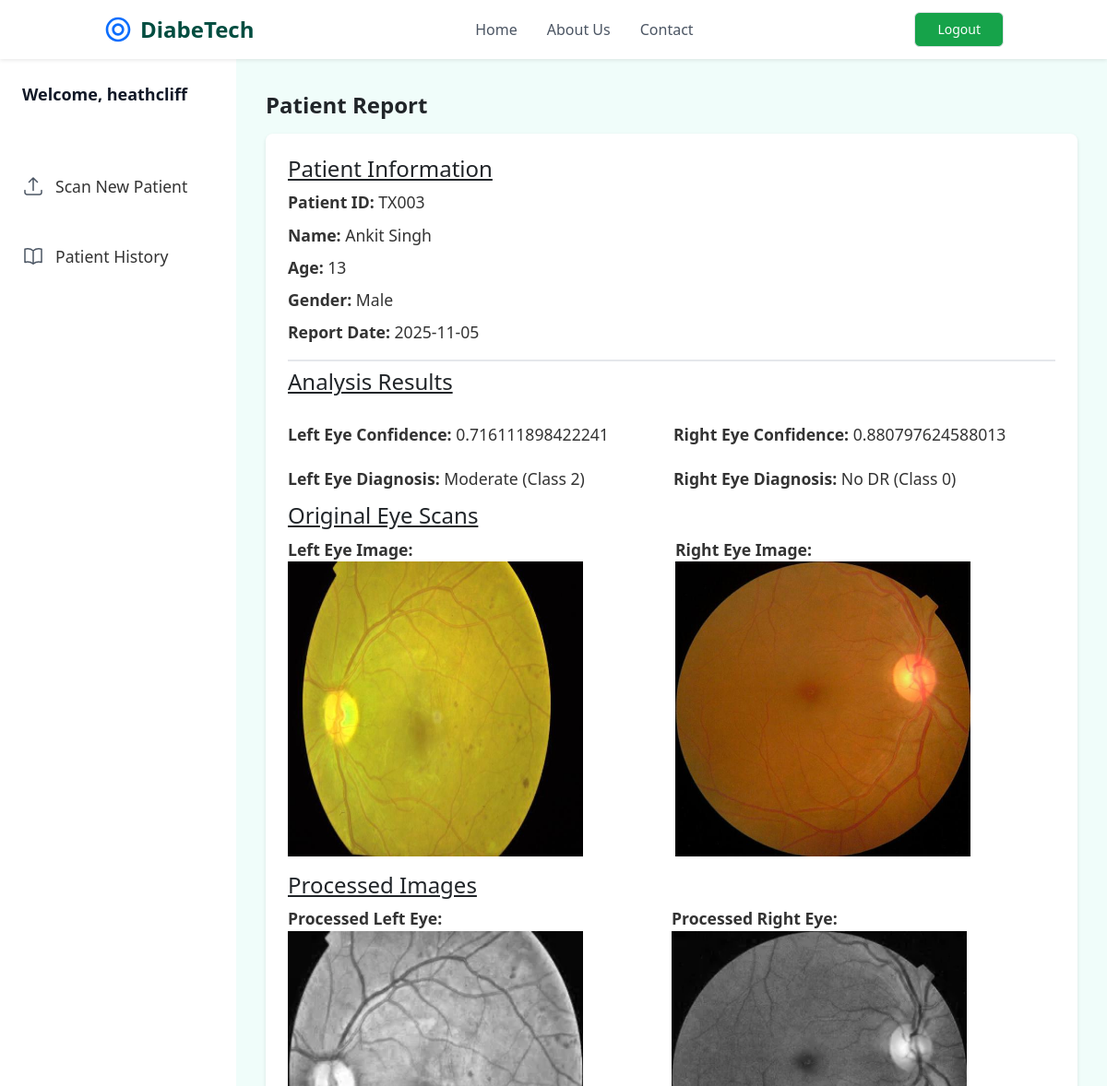
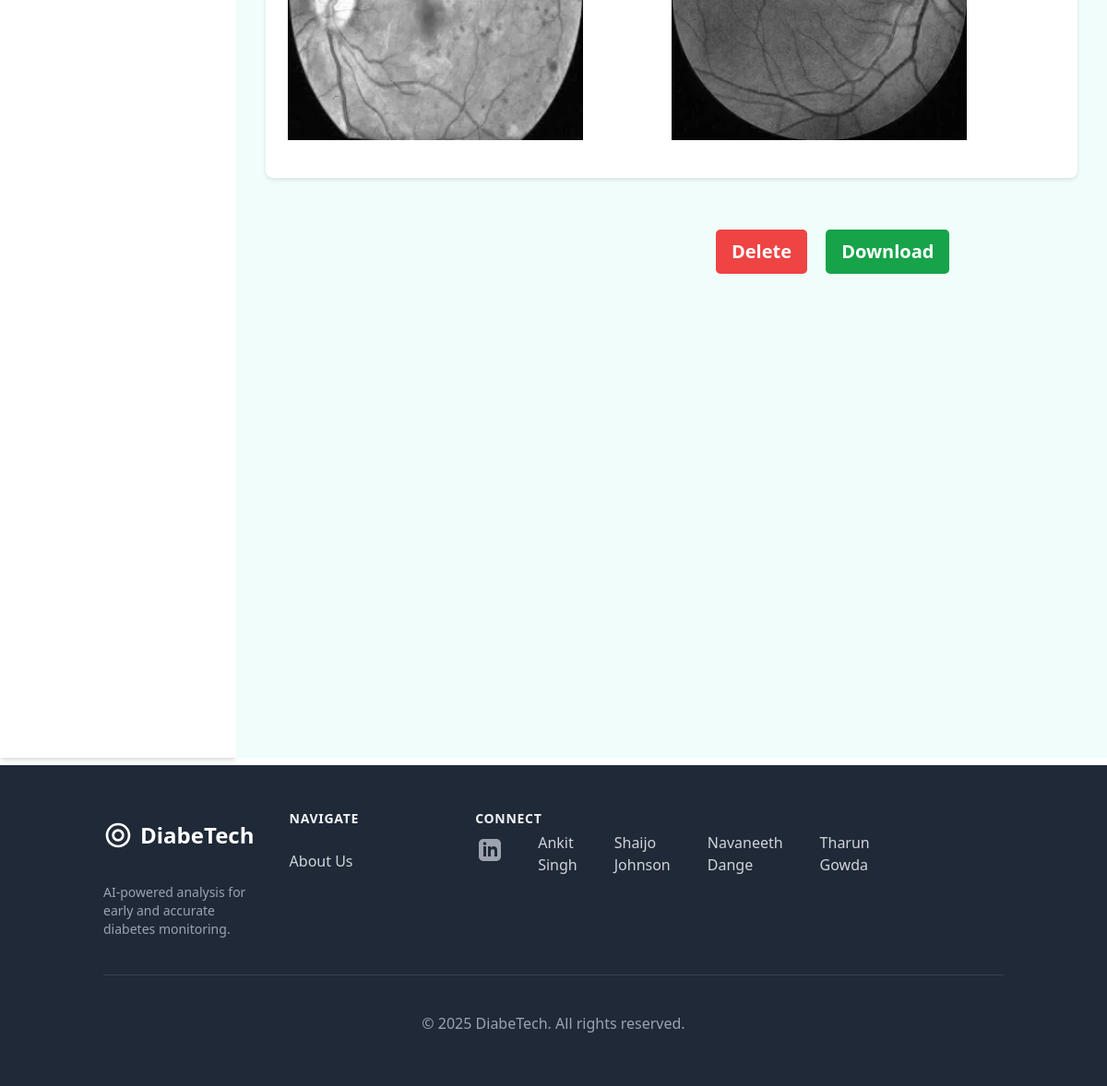
The page /patient-report/TX003 (signed in) on the database its author committed (2 pictures, top to bottom).
### retinopathy/modules.py (models this page shows, shortened)
class User(db.Model, UserMixin):
    id = db.Column(db.Integer, primary_key = True)
    username = db.Column(db.String(20), unique = True, nullable = False)
    email = db.Column(db.String(120), unique = True, nullable = False)
    password = db.Column(db.String(60), nullable = False)
    patients = db.relationship('Patient', backref = 'doctor', lazy = True)

class Patient(db.Model):
    patient_id = db.Column(db.String(20), unique = True, nullable = False, primary_key = True)
    name = db.Column(db.String(100), nullable = False)
    age = db.Column(db.Integer, nullable = False)
    sex = db.Column(db.String(10), nullable = False)
    RightEye_image_file = db.Column(db.String(100), nullable = False, default = 'default.jpg')
    LeftEye_image_file = db.Column(db.String(100), nullable = False, default = 'default.jpg')
    RightEye_diagnosis = db.Column(db.String(200), nullable = False)
    LeftEye_diagnosis = db.Column(db.String(200), nullable = False)
    date_uploaded = db.Column(db.DateTime, nullable = False, default = datetime.utcnow)
    user_id = db.Column(db.Integer, db.ForeignKey('user.id'), nullable = False)
    processed_RightEye_image_file = db.Column(db.String(100), nullable = True)
    processed_LeftEye_image_file = db.Column(db.String(100), nullable = True)
    RightEye_prediction = db.Column(db.Integer, nullable = True)
    LeftEye_prediction = db.Column(db.Integer, nullable = True)

### retinopathy/routes.py (the view)
@app.route('/patient-report/<patient_id>')
@login_required
def patient_report(patient_id):
	patient = Patient.query.get_or_404(patient_id)
	return render_template('patientreport.html', patient=patient, patient_id=patient_id)

### retinopathy/modules.py (called while the page is built)
@login_manager.user_loader
def load_user(user_id):
    return User.query.get(int(user_id))

### retinopathy/templates/patientreport.html (shortened to what this page needs)
{% extends "layout.html" %}
{% block content %}
<div class="flex h-screen" style="height: calc(250vh - 64px);">
            <aside class="w-64 bg-white shadow-md hidden md:block">
                <div class="py-4 px-6">
                    <h2 class="text-lg font-semibold text-gray-900">Welcome, {{ current_user.username }}</h2>
                </div>
                <nav class="mt-6">
                    <a href="{{ url_for('analyze_image') }}" data-page="scan-patient" class="flex items-center px-6 py-3 text-gray-600 hover:bg-gray-100">
                        <svg class="h-6 w-6" xmlns="http://www.w3.org/2000/svg" fill="none" viewBox="0 0 24 24" stroke-width="1.5" stroke="currentColor"><path stroke-linecap="round" stroke-linejoin="round" d="M3 16.5v2.25A2.25 2.25 0 005.25 21h13.5A2.25 2.25 0 0021 18.75V16.5m-13.5-9L12 3m0 0l4.5 4.5M12 3v13.5" /></svg>
                        <span class="ml-3">Scan New Patient</span>
                    </a>
                    <a href="{{ url_for('patient_history') }}" data-page="patient-list" class="flex items-center px-6 py-3 text-gray-600 hover:bg-gray-100">
                        <span class="ml-3">Patient History</span>
                    </a>
                </nav>
            </aside>
    <div class="content-section bg-teal-50 flex-1 p-2 md:p-8">
    <div class="container mx-auto px-4 py-6">
    <main class="main-h-">
        <h1 class="mt-1 flex font-semibold">Patient Report</h1>
        <div class="report-section ml=auto mr-auto p-6 bg-white rounded-lg shadow-md">
            <div class="patient-info border-b-2 pb-2 mb-2">
                <h2 class="underline">Patient Information</h2>
                <p><strong>Patient ID:</strong> {{ patient.patient_id }}</p>
                <p><strong>Name:</strong> {{ patient.name }}</p>
                <p><strong>Age:</strong> {{ patient.age }}</p>
                <p><strong>Gender:</strong> {{ patient.sex }}</p>
                <p><strong>Report Date:</strong> {{ patient.date_uploaded.strftime('%Y-%m-%d') }}</p>
            </div>
            <div class="grid grid-cols-2 gap-1 mb-1 patient-analysis">
                <h2 class="underline mb-3">Analysis Results</h2>
                <br>
                <p><strong>Left Eye Confidence:</strong> {{ patient.LeftEye_diagnosis }}</p>
                <p class=""><strong>Right Eye Confidence:</strong> {{ patient.RightEye_diagnosis }}</p>
                <p><strong>Left Eye Diagnosis:</strong> {{ patient.LeftEye_prediction }}</p>
                <p class=""><strong>Right Eye Diagnosis:</strong> {{ patient.RightEye_prediction }}</p>
            </div>
            <h2 class="underline">Original Eye Scans</h2>
            <div class="eye-images grid grid-cols-2 gap-2 mb-2 display: flex; space-x-5;">
                <p><strong>Left Eye Image:</strong>
                <img src="{{ url_for('static', filename='Eye_pictures/' + patient.LeftEye_image_file) }}" alt="Left Eye Image" class=" w-80 h-auto"></p>
                <p><strong>Right Eye Image:</strong>
                <img src="{{ url_for('static', filename='Eye_pictures/' + patient.RightEye_image_file) }}" alt="Right Eye Image" class=" w-80 h-auto"></p>
            </div>
            <h2 class="underline">Processed Images</h2>
            <div class="processed_images grid grid-cols-2 gap-0 mb-2 display: flex; ">
                <p><strong>Processed Left Eye:</strong>
                <img src="{{ url_for('static', filename='processed_images/' + patient.processed_LeftEye_image_file) }}" alt="Processed Left Eye" class="w-80 h-auto"></p>
                <p><strong>Processed Right Eye:</strong>
                <img src="{{ url_for('static', filename='processed_images/' + patient.processed_RightEye_image_file) }}" alt="Processed Right Eye" class="w-80 h-auto"> </p>
            </div>
        </div>
    </main>
</div>
    <form action="{{ url_for('delete_post', patient_id = patient.patient_id )}}" method="POST" style="display:inline ;" class="pl-64 ml-64">
            <span><button type="submit" class="btn bg-red-500 hover:bg-red-700 hover:scale-105 font-semibold text-white btn-lg" onclick="return confirm('Are you sure you want to delete this post?');">Delete</button></span>
    </form>
    <form action="{{ url_for('download_pdf_report', patient_id = patient.patient_id )}}" method="GET" style="display:inline ;" class="pl-4">
            <span><button type="submit" class="btn bg-green-600 hover:bg-green-900 hover:scale-105 font-semibold text-white btn-lg">Download</button></span>
    </form>
{% endblock content %}

### retinopathy/templates/layout.html (shortened to what this page needs)
<!DOCTYPE html>
<html lang="en">
<head>
    <script src="https://cdn.tailwindcss.com"></script>
    <link href="https://cdn.jsdelivr.net/npm/bootstrap@5.1.3/dist/css/bootstrap.min.css" rel="stylesheet">
</head>
<body>
        <header class="bg-white shadow-sm sticky top-0 z-50">
            <nav class="container mx-auto px-4 sm:px-6 lg:px-8">
                <div class="flex justify-between items-center h-16">
                    <a href="{{ url_for('home') }}" data-page="home" class="flex-shrink-0 flex items-center">
                        <span class="ml-2 text-2xl font-bold text-primary-dark">DiabeTech</span>
                    </a>
                    <div class="hidden md:flex md:items-center md:space-x-8">
                        <a href="{{ url_for('home') }}" data-page="home" class="font-medium text-gray-600 hover:text-primary transition">Home</a>
                        <a href="{{ url_for('about') }}" data-page="about" class="font-medium text-gray-600 hover:text-primary transition">About Us</a>
                        <a href="#main-footer" data-page="contact" class="font-medium text-gray-600 hover:text-primary transition">Contact</a>
                    </div>
                     {% if not current_user.is_authenticated %}
                     <div class="flex  justify-center gap-10 ">
                        <a href="{{ url_for('login') }}" data-page="patient-list" class="hidden md:inline-flex px-4 py-2 border border-transparent text-sm font-medium rounded-md text-white bg-green-600 hover:bg-green-900 transition hover:scale-105">
                            Login
                        </a>
                        <a href="{{ url_for('register') }}" data-page="patient-list" class="hidden md:inline-flex px-4 py-2 border border-transparent text-sm font-medium rounded-md text-white bg-green-600 hover:bg-green-900 transition hover:scale-105">
                             Register
                        </a>
                    </div>
                    {% else %}
                        <a href="{{ url_for('logout') }}" class="hidden md:inline-flex items-center px-4 py-2 border border-transparent text-sm font-medium rounded-md text-white bg-green-600 hover:bg-green-900 transition hover:scale-105">
                            Logout
                        </a>
                    {% endif %}
            </nav>
        </header>
        <main>
            {% block content %}{% endblock %}
        </main>
        <footer id="main-footer" class="bg-gray-800 text-gray-300 mt-2">
            <div class="container mx-auto px-4 sm:px-6 lg:px-8 py-12">
                <div class="grid grid-cols-2 md:grid-cols-4 lg:grid-cols-5 gap-8">
                    <div class="col-span-2 lg:col-span-1">
                        <div class="flex items-center">
                            <span class="ml-2 text-2xl font-bold text-white">DiabeTech</span>
                        </div>
                        <p class="mt-4 text-sm text-gray-400">AI-powered analysis for early and accurate diabetes monitoring.</p>
                    </div>
                    <div>
                        <h3 class="text-sm font-semibold text-gray-100 tracking-wider uppercase">Navigate</h3>
                        <ul class="mt-4 space-y-2">
                            <li><a href="{{ url_for('about') }}" data-page="about" class="text-base text-gray-300 hover:text-white">About Us</a></li>
                    </div>
                    <div>
                        <h3 class="text-sm font-semibold text-gray-100 tracking-wider uppercase">Connect</h3>
                        <div class="flex gap-10 mt-1 pl-1 ">
                            <a class="text-gray-400 hover:text-white">
                                <a href="https://www.linkedin.com/in/ankit-singh-a16a51334?utm_source=share&utm_campaign=share_via&utm_content=profile&utm_medium=android_app" class="block">Ankit Singh</a>
                                <a href="https://www.linkedin.com/in/shaijo-johnson-698a42334?utm_source=share&utm_campaign=share_via&utm_content=profile&utm_medium=android_app" class="block">Shaijo Johnson</a>
                                <a href="https://www.linkedin.com/in/h-navaneeth-dange-7b820b330?utm_source=share&utm_campaign=share_via&utm_content=profile&utm_medium=android_app" class="block">Navaneeth Dange</a>
                                <a href="https://www.linkedin.com/in/tharun-944249366?utm_source=share&utm_campaign=share_via&utm_content=profile&utm_medium=android_app" class="block">Tharun Gowda</a>
                            </a>
                        </div>
                    </div>
                </div>
                <div class="mt-8 border-t border-gray-700 pt-8 text-center">
                    <p class="text-base text-gray-400">&copy; 2025 DiabeTech. All rights reserved.</p>
                </div>
            </div>
        </footer>
    </body>

### retinopathy/templates/patientreport.html (style rules this page uses)
.report-section { background-color: #f9f9f9; padding: 1.5em; border-radius: 8px; box-shadow: 0 2px 4px rgba(0, 0, 0, 0.1); margin-bottom: 2em; margin-top: 1em; }
h1, h2 { font-size: 1.5em; }
p { font-size: 1.1em; color: #333; margin: 0.5em 0; }
span { font-size: 1.1em; color: #333; margin: 0.5em 0; }
main { min-height: calc(100vh - 64px - 4rem); }

### rows shown on the page
User: username "heathcliff"
Patient: patient_id "TX003", name "Ankit Singh", age "13", sex "Male", date_uploaded "2025-11-05", LeftEye_diagnosis "0.716111898422241", RightEye_diagnosis "0.880797624588013", LeftEye_prediction "Moderate (Class 2)", RightEye_prediction "No DR (Class 0)", LeftEye_image_file (picture), RightEye_image_file (picture), processed_LeftEye_image_file (picture), processed_RightEye_image_file (picture)
